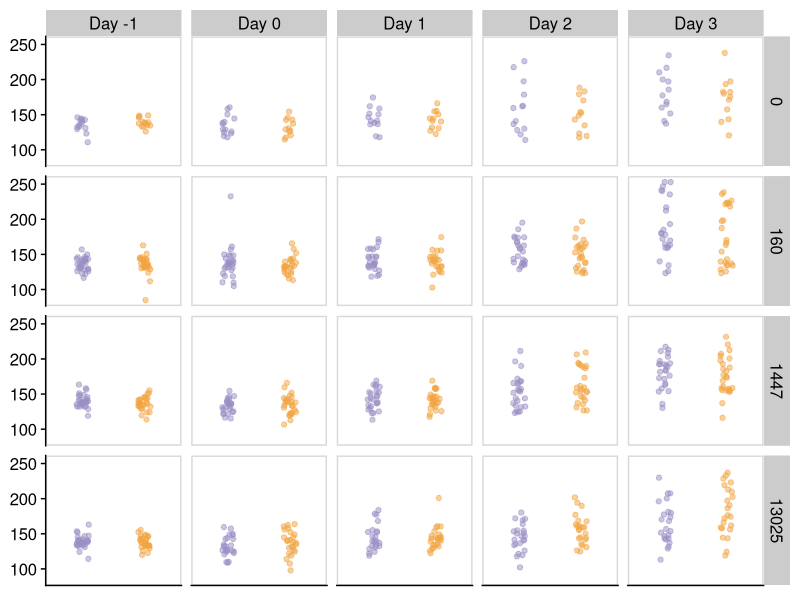
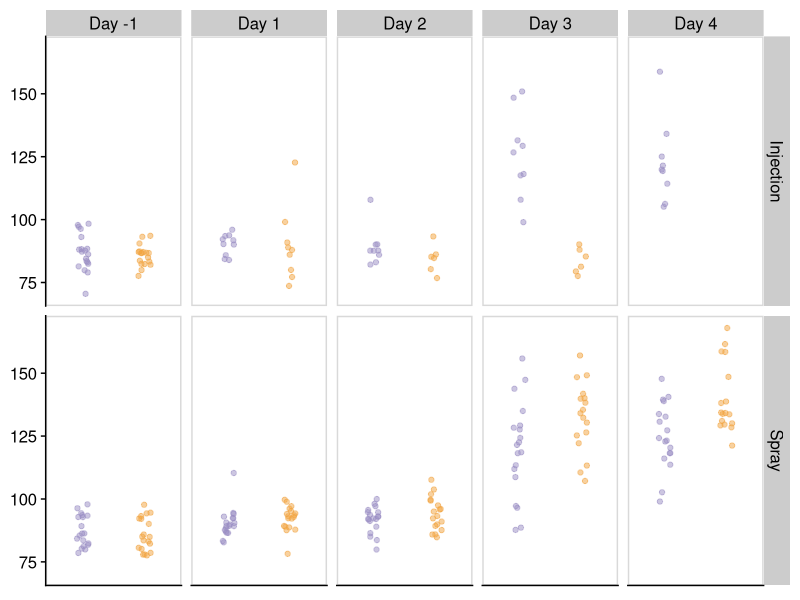
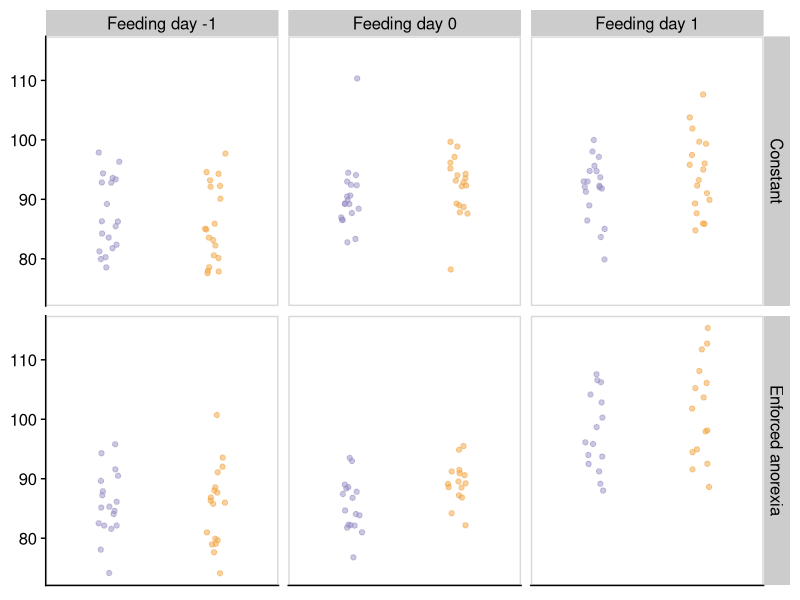

Recreate these plots in R, in order. (Note: this script raises an error after producing the figures.)
# Thesis Script - Data Visualization
# Plots
# IR Moodie
# Last Modified = 28/03/2020

# ---- Start ----

rm(list=ls()) # clear environment

# ---- Packages ----

library(survival) # survival objects
library(survminer) # ggplot2 plotting of surv objects
library(cowplot) # plot themes
library(tidyverse) # the good stuff

# ---- Data Import ----

exp1 <- read_csv("exp1.csv", na = "na") # Experiment 1 dataset
exp2 <- read_csv("exp2.csv", na = "na") # Experiment 2 dataset
exp3 <- read_csv("exp2_effective_f.csv", na = "na") # Modified Exp 2 dataset so day is now equal to feeding day so a day where no food was give is not counted (gave up trying to do this in R so done manually)

# ---- Data tidying ----

consump1 <- gather(exp1, key = "day", value = "consumption", f0:f4) %>%
  separate(day,into=c("junk", "day"),-1) %>% 
  mutate(day = as.numeric(day)) %>%
  select(-mass_i, -mass_f, -junk, -survival, -censored) # transform consumption dataset from wide to long

consump1$day_f <- factor(consump1$day) %>%
  fct_recode("Day -1" = "0", "Day 0" = "1", "Day 1" = "2", "Day 2" = "3", "Day 3" = "4") # change day names

consump1$fungus_ordered <- factor(consump1$fungus, levels = c("dead", "alive")) # change order of fungal treatments

consump2 <- gather(exp2, key = "day", value = "consumption", f0:f4) %>%
  separate(day,into=c("junk", "day"),-1) %>% 
  mutate(day = as.numeric(day)) %>%
  select(-junk, -survival, -censored) %>%
  filter(feeding == "constant") # wide to long for exp 2

consump2$day_f <- factor(consump2$day) %>%
  fct_recode("Day -1" = "0", "Day 1" = "1", "Day 2" = "2", "Day 3" = "3", "Day 4" = "4")

consump2$method_f <- fct_recode(consump2$method, "Injection" = "injection", "Spray" = "spray") # capitalise for increased pretty-ness

consump2$fungus_ordered <- factor(consump2$fungus, levels = c("control", "alive")) # match order with previous graphs

consump3 <- gather(exp3, key = "day", value = "consumption", f0:f4) %>%
  separate(day,into=c("junk", "day"),-1) %>% 
  mutate(day = as.numeric(day)) %>%
  select(-junk, -survival, -censored) %>%
  filter(method == "spray", day != 3, day != 4)
  
consump3$day_f <- factor(consump3$day) %>%
  fct_recode("Feeding day -1" = "0", "Feeding day 0" = "1", "Feeding day 1" = "2") # set day to effective feeding day
consump3$feeding_f <- fct_recode(consump3$feeding, "Constant" = "constant", "Enforced anorexia" = "starved") # better titles
consump3$fungus_ordered <- factor(consump3$fungus, levels = c("control", "alive")) # sort order

survival1 <- exp1 %>%
  select(-mass_i, -mass_f, -f0, -f1, -f2, -f3, -f4) # survival data of interest in exp1

survival2 <- exp2 %>%
  filter(feeding == "constant") %>%
  select(-f0, -f1, -f2, -f3, -f4) # survival data of interest in exp2

survival2$method_f <- fct_recode(survival2$method, "Injection" = "injection", "Spray" = "spray")

survival3 <- exp2 %>%
  filter(method == "spray") %>%
  select(-f0, -f1, -f2, -f3, -f4) # survival data of interest in exp3

survival3$feeding_f <- fct_recode(survival3$feeding, "Constant" = "constant", "Enforced anorexia" = "starved")

rm(exp1, exp2, exp3) # remove original datasets

# ---- Consumption Plot Exp 1 ----

ggconsump1 <- ggplot(consump1, aes(y = consumption, x = fungus_ordered, colour = fungus_ordered)) + # setup objecy
  geom_jitter(height = 0, width = 0.1, alpha = 0.5) + # add points with jitter and alpha values
  scale_color_manual(values=c("#998ec3", "#f1a340")) + # set colours to match theme
  facet_grid(spore~day_f) + # facet by spore and day
  theme_half_open() + # cowplot pretty +1
  panel_border() + # more cowplot pretty
  theme(legend.position = "none") + # get rid of legend (added after)
  theme(axis.title.x=element_blank(),
        axis.text.x=element_blank(),
        axis.ticks.x=element_blank(),
        axis.title.y=element_blank()) # remove x axis text, ticks and title as well as Y title (titles added after)

ggconsump1 # show graph

ggsave("Consumption_Experiment_1.png",
       plot = ggconsump1,
       dpi = "retina",
       width = 10,
       height = 8,
       type = "cairo") # export graph

# ---- Consumption Plot Exp 2 ----

ggconsump2 <- ggplot(consump2, aes(y = consumption, x = fungus_ordered, colour = fungus_ordered)) + # setup object
  geom_jitter(height = 0, width = 0.1, alpha = 0.5) + # add points with jitter and alpha values
  scale_color_manual(values=c("#998ec3", "#f1a340")) + # add theme colours
  facet_grid(method_f~day_f) + # facet by method and day
  theme_half_open() + # pretty +1
  panel_border() + # pretty +2
  theme(legend.position = "none") + # get rid of legend (added after)
  theme(axis.title.x=element_blank(),
        axis.text.x=element_blank(),
        axis.ticks.x=element_blank(),
        axis.title.y=element_blank()) # remove x elements and y axis title (added after)

ggconsump2 # show graph (DAY 0 is added after)

ggsave("Consumption_Experiment_2.png",
       plot = ggconsump2,
       dpi = "retina", 
       width = 10,
       height = 4,
       type = "cairo") # export graph

# ---- Consumption Plot Exp 3 ----

ggconsump3 <- ggplot(consump3, aes(y = consumption, x = fungus_ordered, colour = fungus_ordered)) + # setup object
  geom_jitter(height = 0, width = 0.1, alpha = 0.5) + # add points with jitter and alpha
  scale_color_manual(values=c("#998ec3", "#f1a340")) + # add theme colours
  facet_grid(feeding_f~day_f) + # facet by feeding regime and day
  theme_half_open() + # cowplot pretty-ness
  panel_border() + # more pretty-ness
  theme(legend.position = "none") + # remove legend (added later)
  theme(axis.title.x=element_blank(),
        axis.text.x=element_blank(),
        axis.ticks.x=element_blank(),
        axis.title.y=element_blank()) # x ticks and titles remove and added later

ggconsump3 # show graph

ggsave("Consumption_Experiment_3.png",
       plot = ggconsump2b,
       dpi = "retina",
       width = 6,
       height = 4,
       type = "cairo") # export

# ---- Surivial Plot Exp 1 ----

spore.labs <- c("0","160","1447","13025") # create labels so that plots appear in order
names(spore.labs) <- c("a", "b", "c", "d") # add abcd so that label column can be used later

ggsurv1 <- ggsurvplot(
  fit = survfit(Surv(survival, censored) ~ fungus+label, data = survival1), # surv obj
  data = survival1,
  ylab = "Survival probability",
  xlab = "Days after injection",
  conf.int = FALSE,
  ylim = c(0, 1),
  palette = alpha(c("#f1a340", "#f1a340", "#f1a340", "#f1a340", "#998ec3", "#998ec3", "#998ec3", "#998ec3"),
                  c(0.7,0.7,0.7,0.7,0.7,0.7,0.7,0.7)) # colour scheme + alpha (v messy but works)
)

ggsurv1 <- ggsurv1$plot + # use ggplot to theme using cowplot
  theme_half_open() +
  background_grid() +
  panel_border() +
  scale_x_continuous(breaks = seq(from = 0, to = 10, by = 2)) +
  scale_y_continuous(breaks = seq(from = 0, to = 1, by = 0.2)) +
  facet_grid(cols = vars(label), labeller = labeller(label = spore.labs)) + # use labeller feature set up previously
  theme(legend.position = "none")

ggsurv1 # show plot

ggsave("Survival_Experiment_1.png", # export plot
       plot = ggsurv1,
       dpi = "retina",
       width = 10, 
       height = 3,
       type = "cairo")

# ---- Survival Plot Exp 2 ----

ggsurv2 <- ggsurvplot(
  fit = survfit(Surv(survival, censored) ~ method_f+fungus, data = survival2), # surv obj
  data = survival2,
  xlab = "Days after injection", 
  ylab = "Survival probability",
  conf.int = FALSE,
  ylim = c(0, 1),
  palette = alpha(c("#f1a340", "#998ec3", "#f1a340", "#998ec3"), # themeing
                  c(0.7,0.7,0.7,0.7))
)

ggsurv2 <- ggsurv2$plot + # use ggplot for themeing
  theme_half_open() +
  background_grid() +
  panel_border() +
  scale_x_continuous(breaks = seq(from = 0, to = 10, by = 2)) +
  scale_y_continuous(breaks = seq(from = 0, to = 1, by = 0.2)) +
  facet_grid(cols = vars(method_f)) +
  theme(legend.position = "none")

ggsurv2 # show plot

ggsave("Survival_Experiment_2.png", # export plot
       plot = ggsurv2,
       dpi = "retina",
       width = 5.33,
       height = 3,
       type = "cairo")

# ---- Survival Plot Exp 3 ----

ggsurv3 <- ggsurvplot(
  fit = survfit(Surv(survival, censored) ~ feeding_f+fungus, data = survival3),
  data = survival3,
  xlab = "Days after injection", 
  ylab = "Survival probability",
  conf.int = FALSE,
  ylim = c(0, 1),
  palette = alpha(c("#f1a340", "#998ec3", "#f1a340", "#998ec3"),
                  c(0.7,0.7,0.7,0.7))
)

ggsurv3 <- ggsurv3$plot +
  theme_half_open() +
  background_grid() +
  panel_border() +
  scale_x_continuous(breaks = seq(from = 0, to = 10, by = 2)) +
  scale_y_continuous(breaks = seq(from = 0, to = 1, by = 0.2)) +
  facet_grid(cols = vars(feeding_f)) +
  theme(legend.position = "none")

ggsurv3

ggsave("Survival_Experiment_3.png",
       plot = ggsurv3,
       dpi = "retina",
       width = 5.33,
       height = 3,
       type = "cairo")

# ---- End ----
  